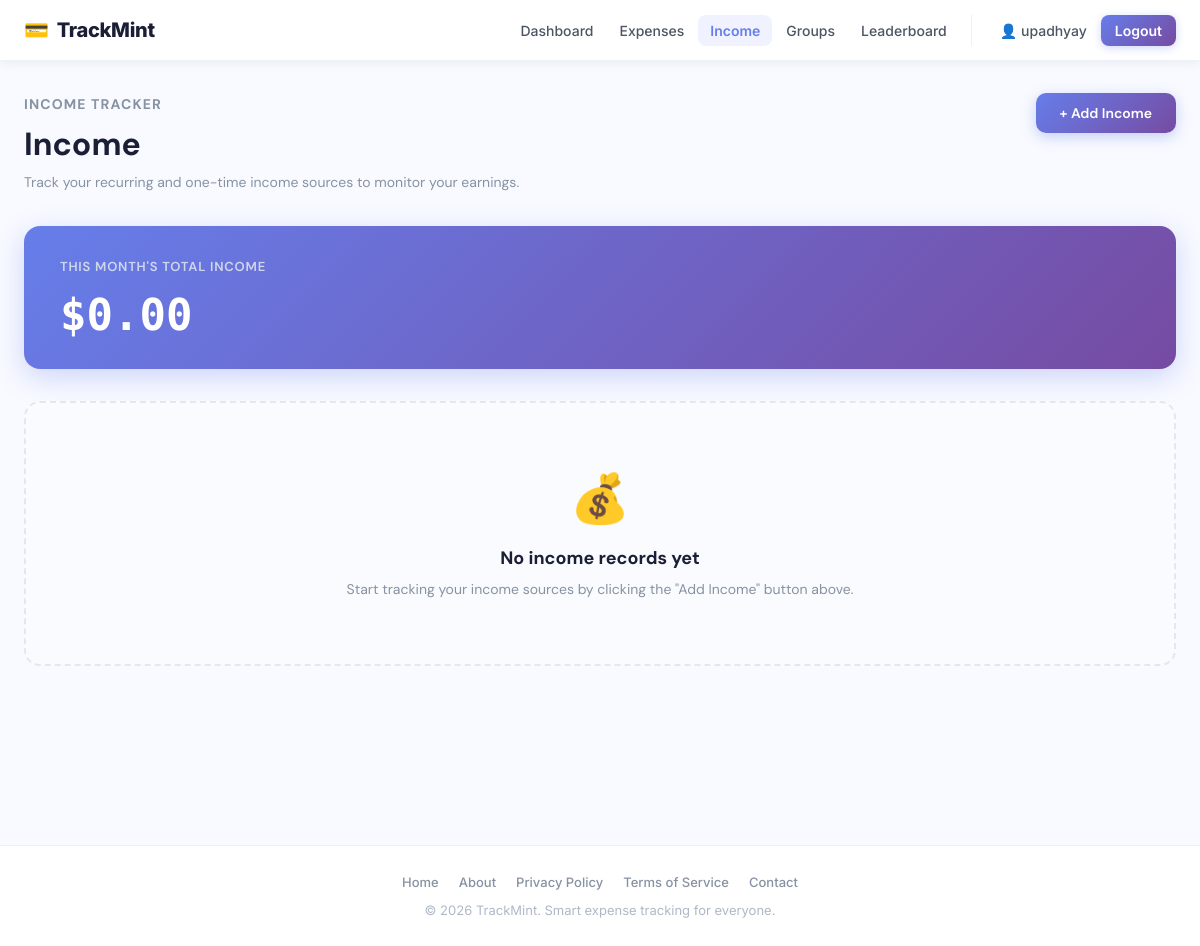
/income/ (signed in), run on an earlier commit of the app's database.
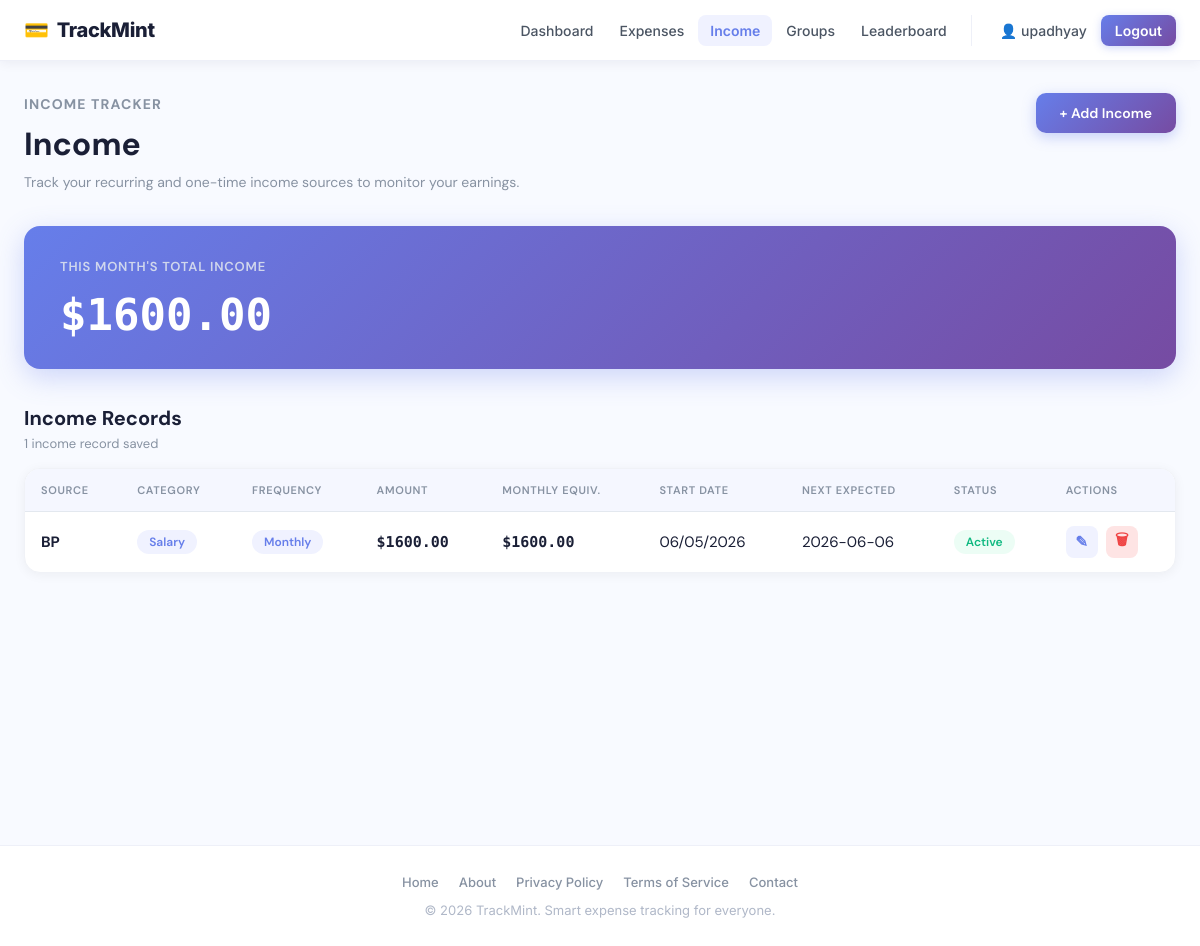
And on a later commit of the database.
### app/models.py (models this page shows, shortened)
class User(UserMixin, db.Model):
    __tablename__ = "users"
    id = db.Column(db.Integer, primary_key=True)
    username = db.Column(db.String(80), unique=True, nullable=False, index=True)
    email = db.Column(db.String(120), unique=True, nullable=False, index=True)
    password_hash = db.Column(db.String(255), nullable=False)
    created_at = db.Column(db.DateTime, default=datetime.utcnow, nullable=False)
    total_points = db.Column(db.Integer, default=0, nullable=False)
    current_streak = db.Column(db.Integer, default=0, nullable=False)
    last_upload_date = db.Column(db.Date, nullable=True)
    receipts = db.relationship(
        "Receipt",
        back_populates="user",
        cascade="all, delete-orphan",
        lazy=True
    )
    incomes = db.relationship(
        "Income",
        back_populates="user",
        cascade="all, delete-orphan",
        lazy=True
    )

class Income(db.Model):
    __tablename__ = "income"
    id = db.Column(db.Integer, primary_key=True)
    user_id = db.Column(db.Integer, db.ForeignKey("users.id"), nullable=False)
    source = db.Column(db.String(120), nullable=False)
    amount = db.Column(db.Float, nullable=False)
    income_date = db.Column(db.Date, nullable=False)
    income_type = db.Column(db.String(80), nullable=False)
    notes = db.Column(db.Text, nullable=True)
    frequency = db.Column(db.String(20), default="one-time", nullable=False)  # one-time, daily, weekly, monthly, yearly
    category = db.Column(db.String(80), nullable=True)
    start_date = db.Column(db.Date, nullable=True)
    end_date = db.Column(db.Date, nullable=True)
    created_at = db.Column(db.DateTime, default=datetime.utcnow, nullable=False)
    updated_at = db.Column(
        db.DateTime,
        default=datetime.utcnow,
        onupdate=datetime.utcnow,
        nullable=False
    )
    user = db.relationship("User", back_populates="incomes")

### app/income/routes.py (the view, shortened to what this page needs)
@income_bp.route("/", methods=["GET", "POST"])
@login_required
def income_home():
    incomes = (
        Income.query
        .filter_by(user_id=current_user.id)
        .order_by(Income.start_date.desc(), Income.created_at.desc())
        .all()
    )
    today = date.today()
    def should_count_income(item, current_date):
        if not item.start_date:
            return False
        if item.end_date and item.end_date < current_date:
            return False
        frequency = (item.frequency or "").lower().strip()
        if frequency == "one-time":
            return (item.income_date.year == current_date.year and
                    item.income_date.month == current_date.month)
        if item.start_date <= current_date and frequency in ["daily", "weekly", "monthly", "yearly"]:
            return True
        return False
    monthly_total = sum(
        item.amount for item in incomes
        if should_count_income(item, today)
    )
    return render_template(
        "income/index.html",
        page_title="Income",
        incomes=incomes,
        monthly_total=monthly_total,
        now=datetime.now(),
        timedelta=timedelta
    )

### app/__init__.py (called while the page is built)
def register_login_loader():
    @login_manager.user_loader
    def load_user(user_id):
        from app.models import User
        return db.session.get(User, int(user_id))

### app/templates/income/index.html (shortened to what this page needs)
{% extends "base.html" %}
{% block content %}
<section class="income-page">
  <div class="income-container">
    <div class="income-header">
      <div>
        <p class="page-label">Income Tracker</p>
        <h1>Income</h1>
        <p>Track your recurring and one-time income sources to monitor your earnings.</p>
      </div>
      <button type="button" class="add-income-btn" id="add-income-btn">+ Add Income</button>
    </div>
    <div class="income-total-card">
      <span>This month's total income</span>
      <strong>${{ "%.2f"|format(monthly_total) }}</strong>
    </div>
    {% if incomes %}
    <div class="income-records-section">
      <div class="income-records-header">
        <div>
          <h2>Income Records</h2>
          <p>{{ incomes|length }} income record{{ '' if incomes|length == 1 else 's' }} saved</p>
        </div>
      </div>
      <div class="income-table-wrapper">
        <table class="income-table">
          <thead>
            <tr>
              <th>Source</th>
              <th>Category</th>
              <th>Frequency</th>
              <th>Amount</th>
              <th>Monthly Equiv.</th>
              <th>Start Date</th>
              <th>Next Expected</th>
              <th>Status</th>
              <th>Actions</th>
            </tr>
          </thead>
          <tbody>
            {% for income in incomes %}
            <tr>
              <td><strong>{{ income.source }}</strong></td>
              <td>
                <span class="income-category-pill">
                  {{ income.category or income.income_type or "General" }}
                </span>
              </td>
              <td>
                <span class="income-frequency-badge {% if income.frequency == 'one-time' %}one-time{% else %}recurring{% endif %}">
                  {% if income.frequency == 'one-time' %}One-time{% else %}{{ income.frequency|capitalize }}{% endif %}
                </span>
              </td>
              <td class="income-amount-cell">${{ "%.2f"|format(income.amount) }}</td>
              <td class="income-amount-cell">
                {% if income.frequency == 'one-time' %}-
                {% elif income.frequency == 'daily' %}${{ "%.2f"|format(income.amount * 30) }}
                {% elif income.frequency == 'weekly' %}${{ "%.2f"|format(income.amount * 4.33) }}
                {% elif income.frequency == 'monthly' %}${{ "%.2f"|format(income.amount) }}
                {% elif income.frequency == 'yearly' %}${{ "%.2f"|format(income.amount / 12) }}
                {% else %}-{% endif %}
              </td>
              <td>{{ income.start_date.strftime('%d/%m/%Y') if income.start_date else income.income_date.strftime('%d/%m/%Y') }}</td>
              <td>
                {% if income.frequency == 'one-time' %}
                  N/A
                {% elif income.frequency == 'monthly' %}
                  {% set today = now.date() %}
                  {% set start = income.start_date %}
                  {% set day_of_month = start.day %}
                  {% if today.month == 12 %}
                    {% set next_month = 1 %}
                    {% set next_year = today.year + 1 %}
                  {% else %}
                    {% set next_month = today.month + 1 %}
                    {% set next_year = today.year %}
                  {% endif %}
                  {% set days_in_next = [31, 29 if next_year % 4 == 0 else 28, 31, 30, 31, 30, 31, 31, 30, 31, 30, 31][next_month - 1] %}
                  {% set day = [day_of_month, days_in_next]|min %}
                  {{ next_year }}-{{ "%02d"|format(next_month) }}-{{ "%02d"|format(day) }}
                {% else %}-{% endif %}
              </td>
              <td>
                {% set is_active = income.end_date is none or income.end_date >= now.date() %}
                {% if income.frequency == 'one-time' %}
                  <span class="income-status-badge completed">Recorded</span>
                {% elif is_active %}
                  <span class="income-status-badge active">Active</span>
                {% else %}
                  <span class="income-status-badge expired">Inactive</span>
                {% endif %}
              </td>
              <td class="income-actions-cell">
                <a href="{{ url_for('income.edit_income', income_id=income.id) }}" class="action-btn edit-btn" title="Edit income">✎</a>
                <button type="button" class="action-btn delete-btn" data-income-id="{{ income.id }}" title="Delete income">🗑</button>
              </td>
            </tr>
            {% endfor %}
          </tbody>
        </table>
      </div>
    </div>
    {% else %}
    <div class="income-empty-state">
      <div class="empty-state-icon">💰</div>
      <h3>No income records yet</h3>
      <p>Start tracking your income sources by clicking the "Add Income" button above.</p>
    </div>
    {% endif %}
  </div>
</section>
{% endblock %}

### app/templates/base.html (shortened to what this page needs)
<!doctype html>
<html lang="en">
<head>
  <link rel="stylesheet" href="{{ url_for('static', filename='css/style.css') }}">
</head>
<body>
    <header>
        <div class="header-container">
            <a href="{{ url_for('main.landing') }}" class="logo">
                <span class="logo-icon">💳</span>
                TrackMint
            </a>
            <nav>
                <div class="nav-primary">
                    {% if current_user.is_authenticated %}
                    <a href="{{ url_for('main.dashboard') }}" class="nav-link">Dashboard</a>
                    <a href="{{ url_for('receipts.index') }}" class="nav-link">Expenses</a>
                    <a href="{{ url_for('income.income_home') }}" class="nav-link">Income</a>
                    <a href="{{ url_for('groups.groups_home') }}" class="nav-link">Groups</a>
                    <a href="{{ url_for('leaderboard.leaderboard_home') }}" class="nav-link">Leaderboard</a>
                    {% else %}
                    <a href="{{ url_for('main.landing') }}" class="nav-link">Home</a>
                    {% endif %}
                </div>
                {% if current_user.is_authenticated %}
                <div class="nav-user">
                    <a href="{{ url_for('main.profile') }}" class="nav-link">👤 {{ current_user.username }}</a>
                    <a href="{{ url_for('auth.logout') }}">Logout</a>
                </div>
                {% else %}
                <div class="nav-user">
                    <a href="{{ url_for('auth.login') }}" class="nav-link">Sign in</a>
                    <a href="{{ url_for('auth.signup') }}">Get started</a>
                </div>
                {% endif %}
            </nav>
        </div>
    </header>
    <main>
        {% block content %}{% endblock %}
    </main>
    <footer>
        <div class="footer-content">
            <div class="footer-links">
                <a href="{{ url_for('main.landing') }}">Home</a>
                <a href="#">About</a>
                <a href="#">Privacy Policy</a>
                <a href="#">Terms of Service</a>
                <a href="#">Contact</a>
            </div>
            <p>&copy; 2026 TrackMint. Smart expense tracking for everyone.</p>
        </div>
    </footer>
</body>
</html>

### app/static/css/style.css (style rules this page uses)
* { box-sizing: border-box; }
body { margin: 0; font-family: 'Inter', Inter; background: #f8faff; color: #1a1f36; }
header { background: #fff; border-bottom: 1px solid #eef0f8; padding: 0; box-shadow: 0 1px 12px rgba(26, 31, 54, 0.07); position: sticky; top: 0; z-index: 1000; }
.header-container { max-width: 1280px; margin: 0 auto; padding: 0 24px; display: flex; justify-content: space-between; align-items: center; height: 60px; gap: 24px; }
.logo { font-size: 20px; font-weight: 800; display: flex; align-items: center; gap: 8px; color: #1a1f36; white-space: nowrap; text-decoration: none; letter-spacing: -0.3px; }
.logo-icon { font-size: 20px; }
nav { display: flex; align-items: center; gap: 4px; flex: 1; justify-content: flex-end; }
.nav-primary { display: flex; align-items: center; gap: 2px; flex-wrap: wrap; }
.nav-user { display: flex; align-items: center; gap: 2px; padding-left: 16px; margin-left: 8px; border-left: 1px solid #eef0f8; flex-wrap: wrap; }
nav a { color: #4b5563; text-decoration: none; font-size: 14px; font-weight: 500; padding: 7px 12px; border-radius: 8px; transition: 0.15s ease; white-space: nowrap; }
.nav-user a:last-child { background: linear-gradient(135deg, #667eea, #764ba2); color: #fff; font-weight: 600; padding: 7px 14px; box-shadow: 0 2px 8px rgba(102, 126, 234, 0.3); }
main { min-height: calc(100vh - 160px); padding: 0 0 40px; }
footer { background: #fff; border-top: 1px solid #eef0f8; padding: 28px 24px; margin-top: 24px; }
.footer-content { max-width: 1280px; margin: 0 auto; text-align: center; }
.footer-links { display: flex; justify-content: center; gap: 20px; flex-wrap: wrap; margin-bottom: 12px; }
.footer-links a { color: #8792a2; text-decoration: none; font-size: 13px; font-weight: 500; transition: 0.15s; }
.footer-content p { margin: 0; color: #b0b8c8; font-size: 13px; }
.page-label { margin-bottom: 8px; color: #667eea; font-size: 13px; font-weight: 800; letter-spacing: 0.08em; text-transform: uppercase; }
.income-page { min-height: calc(100vh - 80px); padding: 40px 24px; background: #f8faff; }
.income-container { max-width: 1150px; margin: 0 auto; }
.income-header { display: flex; justify-content: space-between; align-items: flex-start; gap: 24px; margin-bottom: 28px; }
.income-header h1 { margin: 0; color: #1a1f36; font-size: 40px; font-weight: 800; }
.income-header p { margin-top: 10px; color: #6b7280; font-size: 16px; }
.income-total-card { min-width: 260px; padding: 22px; border-radius: 22px; background: linear-gradient(135deg, #667eea 0%, #764ba2 100%); box-shadow: 0 18px 42px rgba(26, 31, 54, 0.14); }
.income-total-card span { display: block; margin-bottom: 8px; color: #e3e8ef; font-size: 14px; font-weight: 700; }
.income-total-card strong { color: #ffffff; font-size: 30px; font-weight: 900; }
.income-table-wrapper { overflow-x: auto; }
.income-table { width: 100%; border-collapse: collapse; min-width: 680px; }
.income-table th { padding: 15px 16px; background: #f5f7ff; color: #1a1f36; font-size: 13px; text-align: left; text-transform: uppercase; letter-spacing: 0.04em; border-bottom: 1px solid #e3e8ef; }
.income-table td { padding: 16px; border-bottom: 1px solid #f0f2f7; color: #374151; font-size: 15px; }
.income-amount-cell { font-weight: 900; color: #1a1f36; }
.income-category-pill { display: inline-block; padding: 6px 11px; border-radius: 999px; background: #eef0fd; color: #667eea; font-size: 13px; font-weight: 800; }
.income-frequency-badge { display: inline-block; padding: 6px 11px; border-radius: 6px; background: #eef0fd; color: #667eea; font-size: 12px; font-weight: 700; text-transform: capitalize; }
.income-frequency-badge.recurring { background: #eef0fd; color: #667eea; }
.income-status-badge { display: inline-block; padding: 6px 11px; border-radius: 6px; font-size: 12px; font-weight: 700; }
.income-status-badge.active { background: #ecfdf5; color: #10b981; }
.income-actions-cell { display: flex; gap: 8px; align-items: center; }
.action-btn { display: inline-flex; align-items: center; justify-content: center; width: 32px; height: 32px; border-radius: 8px; background: #f5f7ff; border: 1px solid #e3e8ef; font-size: 16px; cursor: pointer; text-decoration: none; transition: 0.2s ease; font-weight: 600; }
.action-btn.delete-btn { background: #fee4e4; border-color: #fecaca; }

What changed in the data, as far as the page shows it:
added Income: source "BP", category "Salary", frequency "Monthly", amount "1600.00", start_date "06/05/2026", next_month "06", day "06", shows "Active"
Also different on the page:
{{ "%.2f"|format(monthly_total) }}: "0.00" → "1600.00"
{{ incomes|length }}: (not shown) → "1"
text no longer shown: "💰 No income records yet Start tracking your income sources by clicking the \"Add Income\" button above."
text now shown: "Income Records income record saved SOURCE CATEGORY FREQUENCY AMOUNT MONTHLY EQUIV. START DATE NEXT EXPECTED STATUS ACTIONS"
